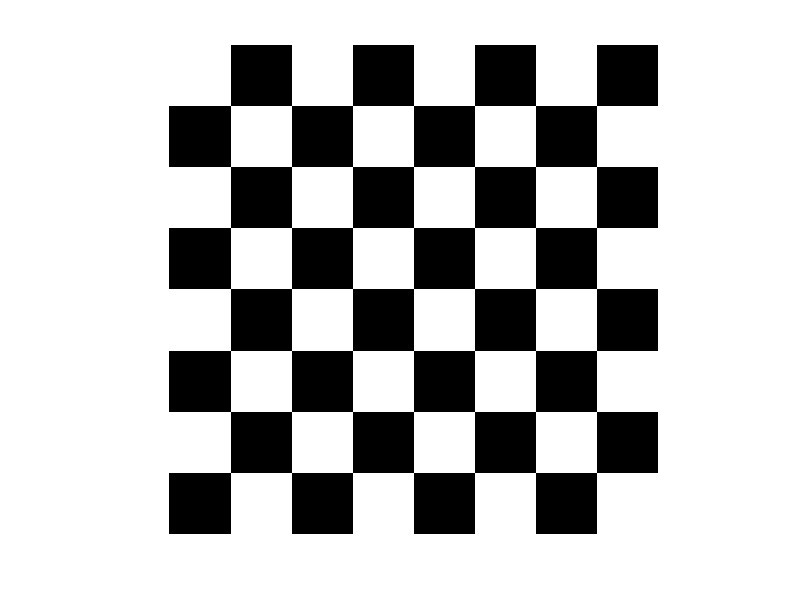

Recreate this plot in MATLAB.

%% Satran� tahtas� olu�turma
tahta=zeros(800);
satir=1;
for i=1:100:800
    sutun=1;
    for j=1:100:800
        if mod(satir,2)==1 && mod(sutun,2)==1
            tahta(i:i+99,j:j+99)=255;
        elseif mod(satir,2)==0 && mod(sutun,2)==0
            tahta(i:i+99,j:j+99)=255;
        end
        sutun=sutun+1;
    end
    satir=satir+1;
end
figure,imshow(uint8(tahta))